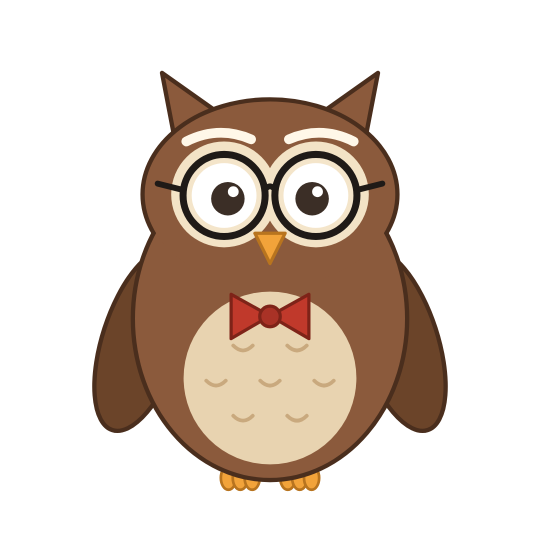
#> input picture assets/owl_normal_hd.png, 1080 x 1080 px, found by its file name (shown at 1/2 size)
$ python quiz_render.py ../assets/owl_blink_hd.png ../assets/owl_normal_hd.png
#> lines starting #> are read from the running program, lines starting #| are printed output that depends on the picture; after the words box and inside, x2 and y2 are one past the last pixel; in counts of white or black regions, pixels touching at a corner belong together
"""ふくろう博士クイズリール
usage: python3 quiz_render.py a|b preview|full
"""
import json, math, subprocess, sys, wave, array
from pathlib import Path
from PIL import Image, ImageDraw, ImageFont, ImageFilter, ImageChops

W, H, FPS = 1080, 1920, 30
THEME = sys.argv[1]
ROOT = Path("/home/claude/v10" if THEME == "a" else "/home/claude/v11")
OUTNAME = "fukuro_ondoku" if THEME == "a" else "fukuro_shukan66"
AUD = ROOT / "audio"
OUT = ROOT / "scenes"
OUT.mkdir(exist_ok=True)
NSCENE = 6

F_BLACK = "/usr/share/fonts/opentype/noto/NotoSansCJK-Black.ttc"
F_BOLD = "/usr/share/fonts/opentype/noto/NotoSansCJK-Bold.ttc"
CREAM = (255, 244, 214)
DIM = (190, 180, 160)
INK = (24, 16, 10)
RED = (255, 120, 110)

if THEME == "a":
    ACC = (255, 226, 110)      # 黄色チョーク
    PANEL = (22, 46, 36, 225)
    LINES_SUB = [
        "黙読と音読、覚えるのはどっち？",
        "答えは、音読じゃ",
        "黙読は65%、音読は77%じゃ",
        "口と耳の両方で覚えるからじゃ",
        "覚えたいなら、声に出す。ホウ",
        "当たったら、友達にも出題してくれ",
    ]
    TITLE = [("ふくろう博士の", CREAM), ("記憶クイズ", ACC)]
    CHOICES = [("黙読", "だまって読む"), ("音読", "声に出して読む")]
    ANSWER = 1
else:
    ACC = (255, 172, 80)       # 朝日のオレンジ
    PANEL = (30, 26, 48, 225)
    LINES_SUB = [
        "習慣になるまで、21日と66日、どっち？",
        "答えは、66日じゃ",
        "早い人で18日、遅い人は254日じゃった",
        "1日休んでも、ほぼ影響なしじゃ",
        "3週間で、あきらめない。ホウ",
        "当たったら、友達にも出題してくれ",
    ]
    TITLE = [("ふくろう博士の", CREAM), ("習慣クイズ", ACC)]
    CHOICES = [("21日", "3週間説"), ("66日", "約2か月説")]
    ANSWER = 1
GREEN = (130, 222, 150)

_fc = {}
# [5 lines left out: function font, not called in this run]

def text_w(t, f):
    b = f.getbbox(t)
    return b[2] - b[0]

# [13 lines left out: functions draw_center, draw_runs, not called in this run]

def ease(t):
    t = max(0.0, min(1.0, t))
    return 1 - (1 - t) ** 3

def vgrad(top, bot):
#> called with top = (40, 36, 66), bot = (104, 70, 66)
    g = Image.new("RGB", (1, H))
    for y in range(H):
        t = y / H
        g.putpixel((0, y), tuple(int(top[j] * (1 - t) + bot[j] * t) for j in range(3)))
    return g.resize((W, H))

# ---------------------------------------------------------------- 背景
# [25 lines left out: function bg_a, not called in this run]

def bg_b():
    """朝の部屋とカレンダー"""
    img = vgrad((40, 36, 66), (104, 70, 66))
    sun = Image.new("RGB", (W, H), (0, 0, 0))
#> sun: PIL image 1080x1920 RGB; every value is 0
    ImageDraw.Draw(sun).ellipse((700, 1150, 1300, 1750), fill=(110, 70, 20))
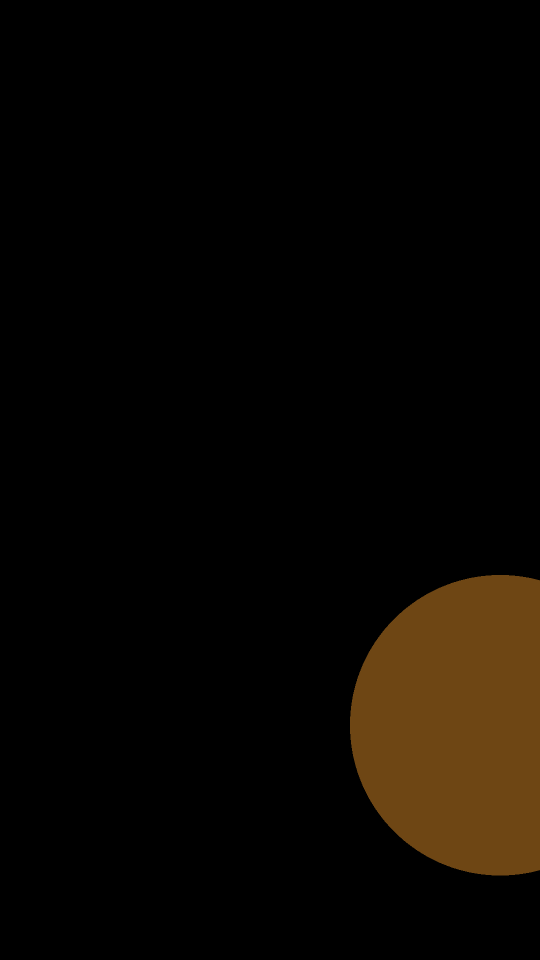
#> sun: PIL image 1080x1920 RGB (shown at 1/2 size); mean R, G, B 10, 6.4, 1.8
    img = ImageChops.add(img, sun.filter(ImageFilter.GaussianBlur(120)))
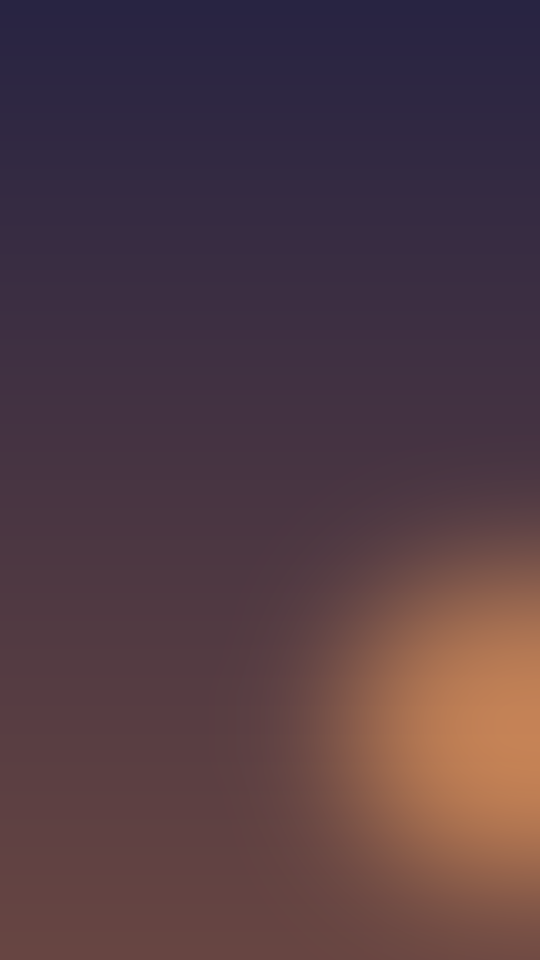
#> img: PIL image 1080x1920 RGB (shown at 1/2 size); mean R, G, B 81.5, 58.8, 67.8
    d = ImageDraw.Draw(img)
    # うすいカレンダーのマス
    for r in range(6):
        for c in range(7):
            x, y = 70 + c * 136, 400 + r * 130
            d.rounded_rectangle((x, y, x + 122, y + 116), 12, outline=(80, 72, 100), width=3)
    shade = Image.new("L", (W, H), 0)
#> shade: PIL image 1080x1920 L; every value is 0
    ImageDraw.Draw(shade).rounded_rectangle((60, 400, W - 60, 1340), 80, fill=150)
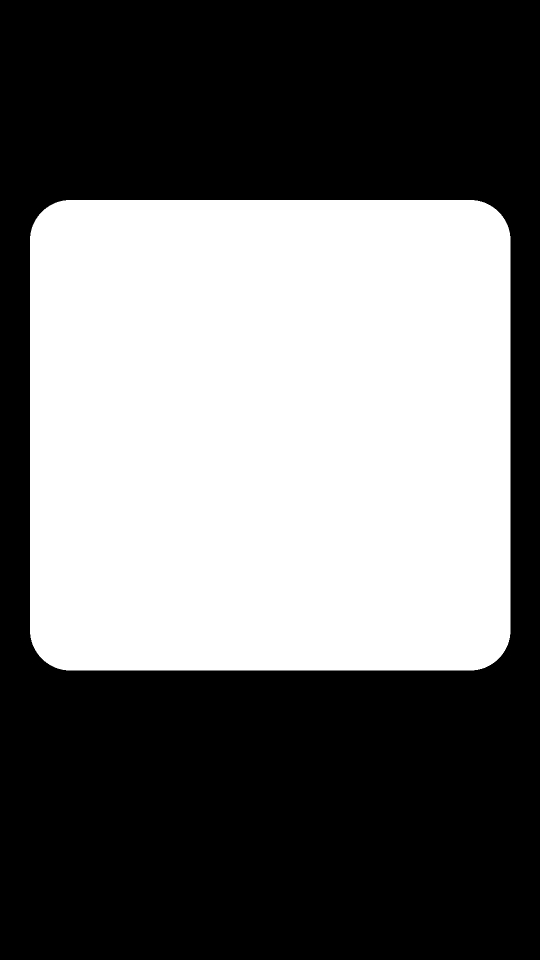
#> shade: PIL image 1080x1920 L (shown at 1/2 size); values 0 (black) and 150 (white), 43.3% white; 1 white region, box (x1, y1, x2, y2) and area: (60, 400, 1021, 1341) 898701
    shade = shade.filter(ImageFilter.GaussianBlur(80))
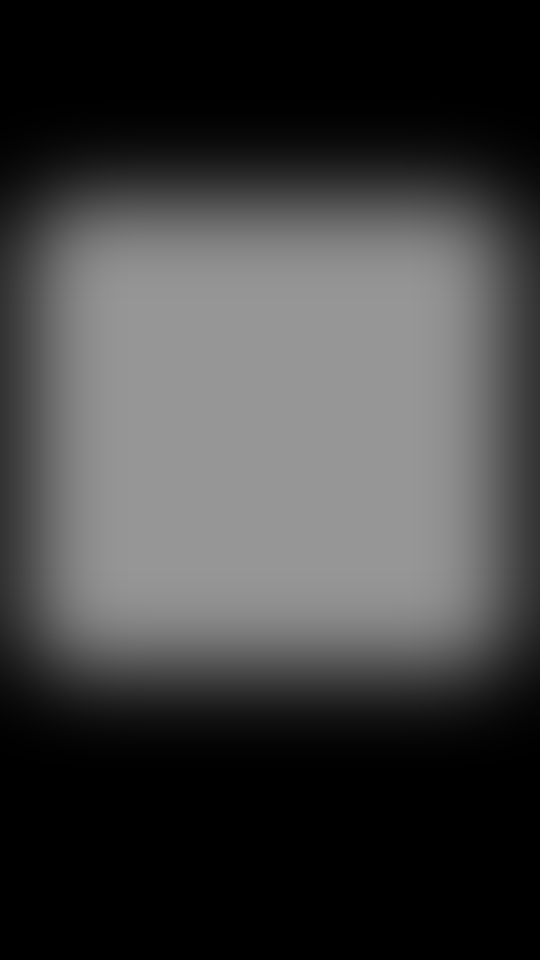
#> shade: PIL image 1080x1920 L (shown at 1/2 size); min 0, max 150, mean 64.1
    img = Image.composite(Image.new("RGB", (W, H), (22, 20, 38)), img, shade)
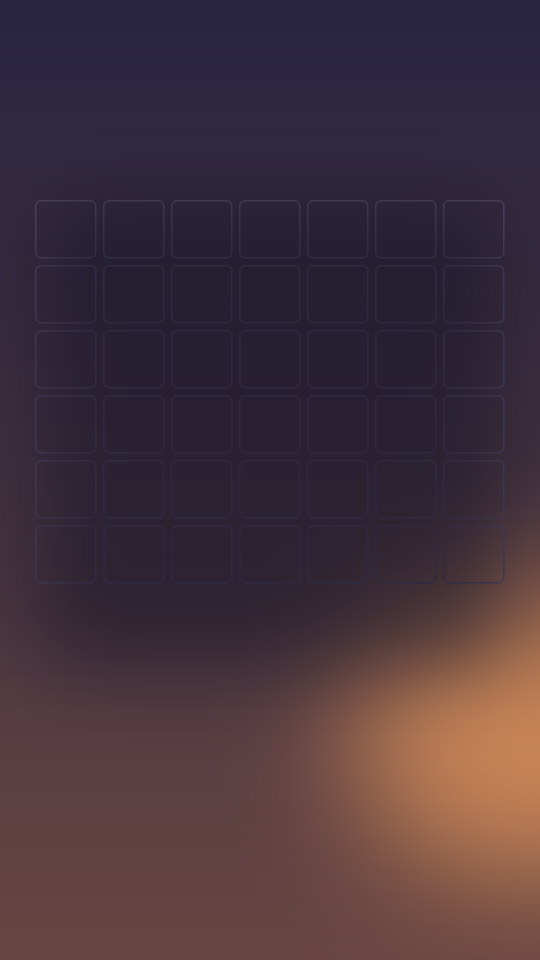
#> img: PIL image 1080x1920 RGB (shown at 1/2 size); mean R, G, B 68.5, 50.4, 61
    d = ImageDraw.Draw(img)
    d.rectangle((0, 1590, W, H), fill=(132, 98, 72))                   # 机
    d.rectangle((0, 1590, W, 1604), fill=(164, 124, 92))
    # 卓上カレンダー（左）
    d.polygon([(60, 1780), (150, 1640), (290, 1640), (290, 1780)], fill=(238, 232, 220))
    d.rectangle((150, 1640, 290, 1672), fill=(220, 90, 70))
    for k in range(3):
        d.line((175 + k * 40, 1700, 175 + k * 40, 1760), fill=(200, 190, 175), width=3)
    # 植木鉢（右）
    d.polygon([(860, 1680), (980, 1680), (960, 1780), (880, 1780)], fill=(200, 110, 70))
    for a in (-0.6, 0, 0.6):
        x2, y2 = 920 + int(70 * math.sin(a)), 1680 - int(90 * math.cos(a))
        d.line((920, 1680, x2, y2), fill=(90, 170, 100), width=10)
        d.ellipse((x2 - 26, y2 - 18, x2 + 26, y2 + 18), fill=(110, 196, 120))
    return img

# ---------------------------------------------------------------- 部品
# [71 lines left out: functions title, choice_cards, qmark, seikai, hbar, save_card, not called in this run]

DARK_ACC = (176, 120, 0) if THEME == "a" else (196, 100, 20)

# ---------------------------------------------------------------- シーン
# [120 lines left out: functions scene_a, scene_b, scene_layer, load_rms, not called in this run]

BG = None
OWLS = {}

# [10 lines left out: function compose, not called in this run]

def setup():
    global BG
    BG = bg_a() if THEME == "a" else bg_b()
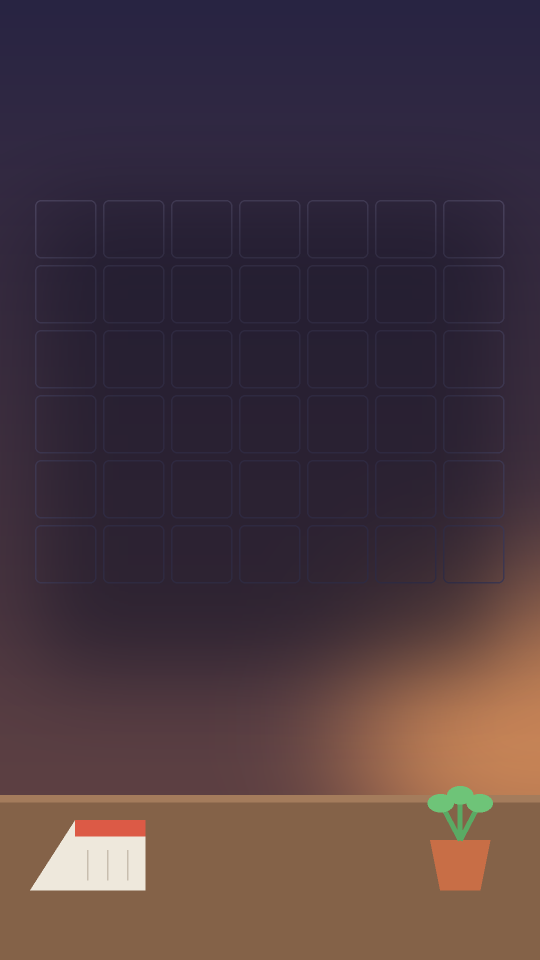
#> BG: PIL image 1080x1920 RGB (shown at 1/2 size); mean R, G, B 73.6, 56.1, 63.4
    BG.save(ROOT / "bg.png")
    imgs = {}
    for n in ("owl_normal", "owl_open", "owl_blink"):
        o = Image.open(ROOT / f"{n}_hd.png")
#> o is the input picture: PIL image 1080x1080 RGBA; mean R, G, B, A 56.9, 44.3, 34.6, 90
        o = o.crop(o.getbbox())
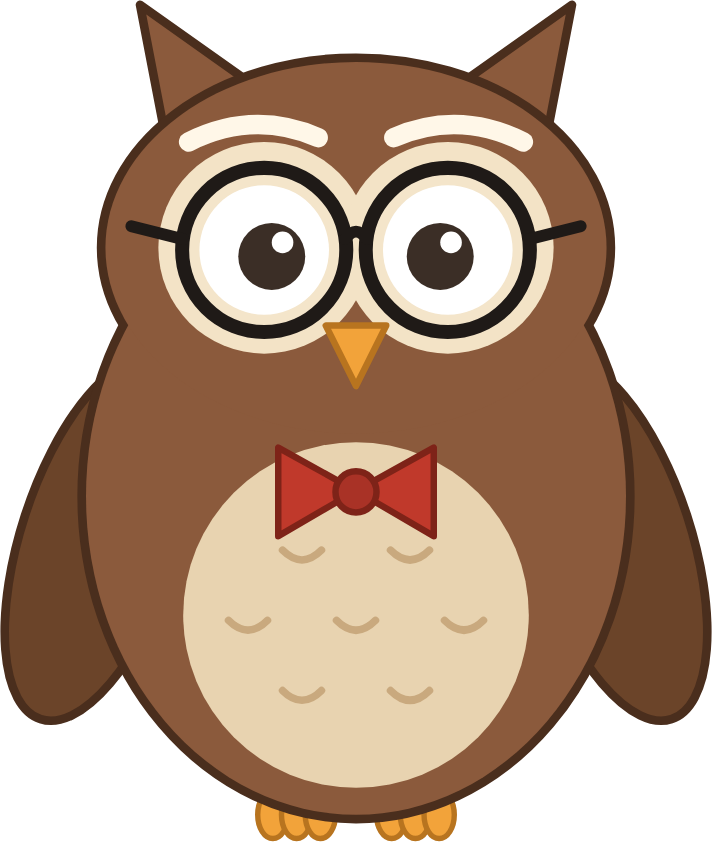
#> o: PIL image 712x842 RGBA; mean R, G, B, A 110.6, 86.2, 67.3, 175.2; transparent parts drawn white
        h = 475
        imgs[n] = o.resize((int(o.width * h / o.height), h), Image.LANCZOS)
    OWLS[(False, False)] = imgs["owl_normal"]
    OWLS[(True, False)] = imgs["owl_open"]
    OWLS[(False, True)] = imgs["owl_blink"]
    OWLS[(True, True)] = imgs["owl_blink"]

# [33 lines left out: functions frames_for, render_scene, build_audio, not called in this run]

if __name__ == "__main__":
    mode = sys.argv[2]
#> (the run stopped early here; a loop or call above may not have finished)
